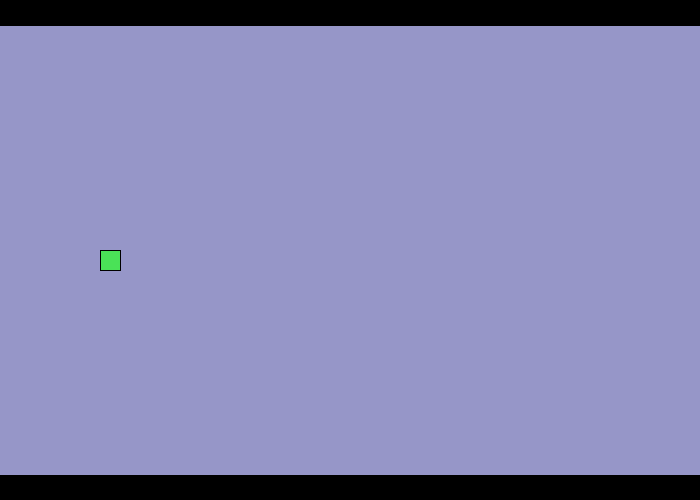
Frame 1 (no input)
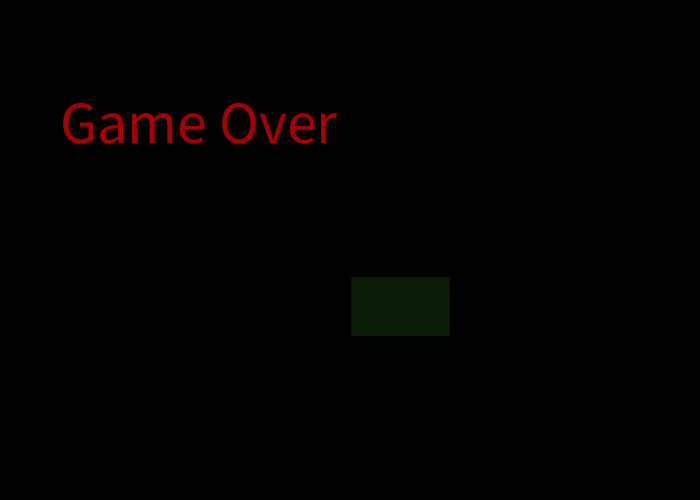
Frame 60 (the mouse pressed at the canvas centre just before this capture)
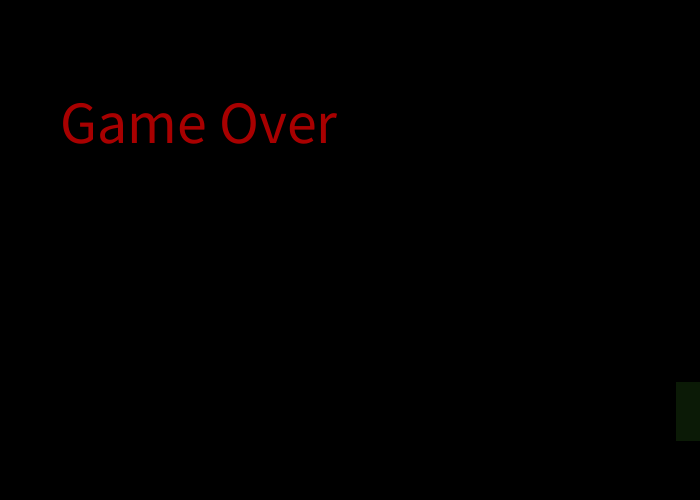
Frame 120 (the mouse held since frame 60 and released just before this capture)

The Processing sketch that drew these frames (run headless with seeded random() and noise(); from frame 60 on, the mouse is pressed at the canvas centre):

// Processing sketch: Game2
// ── Game2.pde
String s;
String a;
boolean chg=false;
int totalTime1=1200;
int savedTime;
float xpos=100;
float ypos=250;
float velocity=0;
int count=0;
int count2=0;
String score="Game Over";
Rect[] recta = new Rect[1000];
Rect r;
Over o;
  void setup(){
    size(700,500);
    for(int x = 0; x<recta.length; x++ )
      recta[x] = new Rect();
   
    r=new Rect();
    o=new Over();
    
  }
  void draw(){
    background(150,150,200);
    
    fill(0);
    rect(0,475,700,700);
    rect(0,0,700,25);
    playerDraw();
    playerMove();
    rects();
   
  }
  void rects(){
    
    int passedTime=(millis()-savedTime);
    if (chg==false) {
      pushMatrix();
      recta[count].drawrect();
      popMatrix();
      
  
    
    
   
   
  } else {
    pushMatrix();
    recta[count+1].drawrect();
    popMatrix();
    
  
  }
  if (passedTime>totalTime1) {
    println("3 seconds");
    if (chg==false) {
      chg=true;
      count2++;
    } else if (chg==true) {
      chg=false;
      count+=2;
      count2++;
    }
    savedTime=millis();
    println(savedTime);
    println(count);
    println("count"+count2);
  }
    }
   
  
   
  
 void playerDraw() { 
  fill(74, 226, 87); 
  rect(xpos, ypos, 20, 20);
}
 
void playerMove() {
 
 
  float speed =-12.0 ; 
  for(int i=0;i<recta.length;i++){
    if(xpos+20>recta[i].x&&xpos<recta[i].x+100&&ypos+20>recta[i].y&&ypos<recta[i].y+60){
    ypos=100000000;
    o.display();
    score="     Game Over \nYou got a score of:"+Integer.toString(count2);
    
  }
  }
  if (holdLeft) { 
    ypos += speed;
  } 
  if(ypos<10){
    ypos=-200000000;
    o.display();
    
  }
  if(ypos>465){
    ypos=1000000;
    o.display();
    
  }
  if(ypos==500)
    ypos=500;
   
  else
    ypos=ypos+5;

 

 
  
}

    

// ── f.pde
boolean holdLeft = false, holdRight = false;
 
void setSignal (boolean setTo) { 
  if (keyCode == LEFT) { 
    holdLeft = setTo;
  } 
  if (keyCode == RIGHT) { 
    holdRight = setTo;
  }
}
 
void keyPressed() { 
  setSignal(true);
}
 
void keyReleased() { 
  setSignal(false);
 
    if (keyCode == UP) { 
    ypos=ypos-15;
    //if (ypos > 400) { 
    //  ypos -=20;
    //} else {
    //  ypos+=20;
    //}
  }
}

// ── g.pde
public class Over{
  public void display(){
    fill(0);
    rect(0,0,800,800);
    String str = "Game Over";
  fill(168,0,0);
  textSize(60);
  
  
  text(score, 60,100, 800,700);
  
  }
}

// ── x.pde
public class Rect{
    int y=(int)(Math.random()*410)+15;
    int z;
    int x=700;
    float speed=-25;
    float velocity=0;
  
  public void Rect(){    
    fill(11,26,6);
    rect(x,z,50,100);
    speed+=velocity;
    x+=speed;
    System.out.println("guy");
  }
  
  void drawrect(){
    fill(11,26,6);
   rect(x,y,100,60);
   speed+=velocity;
    x+=speed;
  }
}
